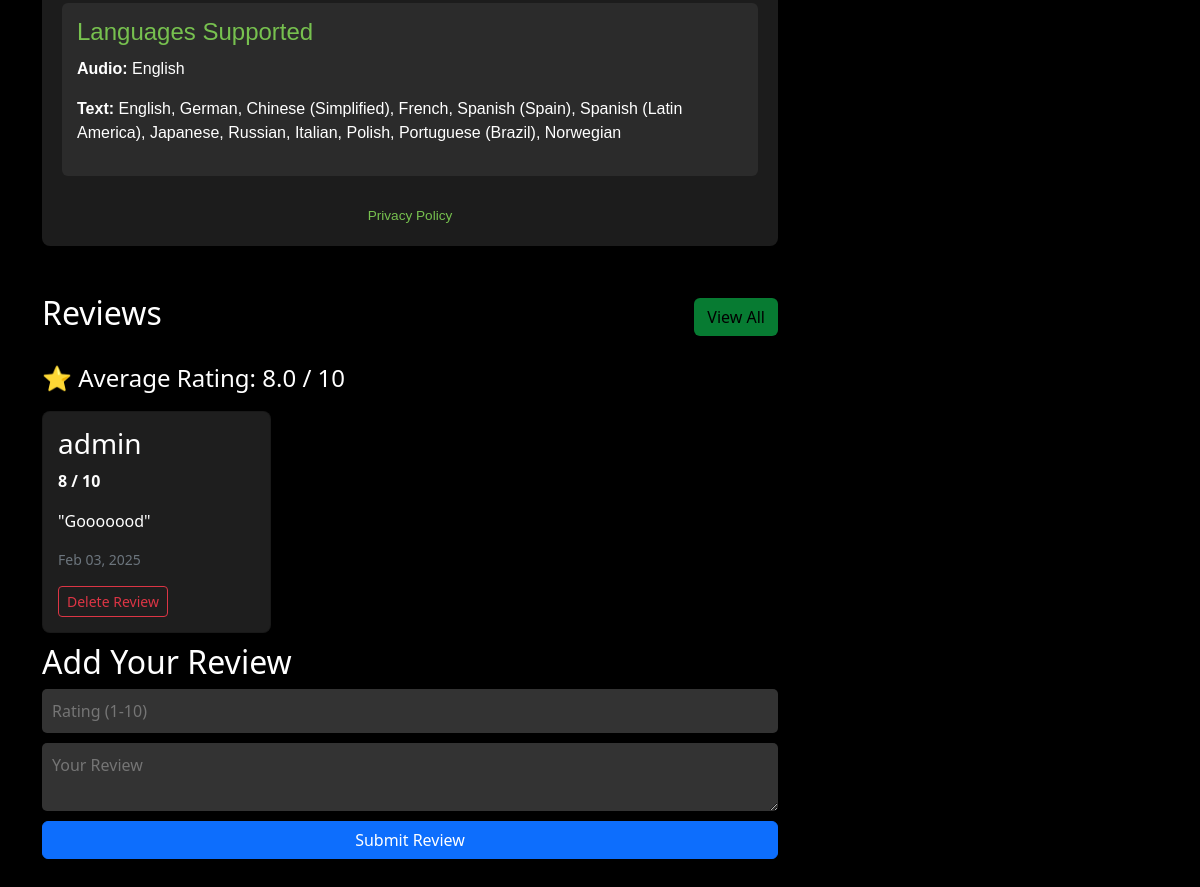
/game_detail/13 (lower part), run on an earlier commit of the app's database.
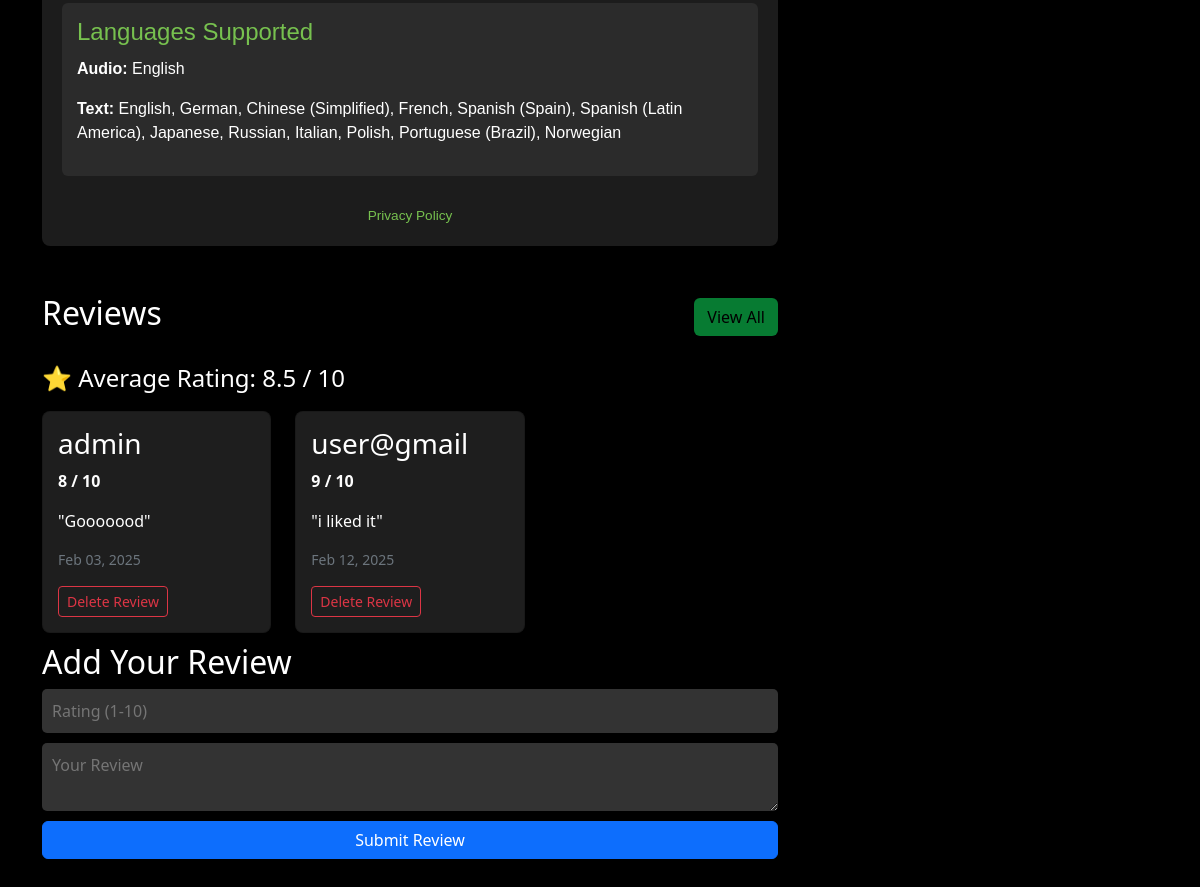
And on a later commit of the database.
### app/models.py (models this page shows, shortened)
class Review(models.Model):
    user = models.ForeignKey(User, on_delete=models.CASCADE)
    game = models.ForeignKey(Game, on_delete=models.CASCADE, related_name="reviews")
    comment = models.TextField()
    rating = models.PositiveSmallIntegerField()
    created_at = models.DateTimeField(auto_now_add=True)

### app/views.py (the view)
# urls.py: path('game_detail/<id>',views.game_details,name="game_detail"),
def game_details(req,id):
    game = Game.objects.get(pk=id)
    try:
        requ=GameRequirement.objects.get(game=game)
    except GameRequirement.DoesNotExist:
        requ=None
    try:
        review = Review.objects.filter(game=game)
    except Review.DoesNotExist:
        review = None
    reviews = Review.objects.filter(game=game)
    total_reviews = reviews.count()
    average_rating = reviews.aggregate(Avg('rating'))['rating__avg'] or 0
    my_review = Review.objects.filter(game=game, user=req.user).first() if req.user.is_authenticated else None
    context = {
        'game': game,
        'requ': requ,
        'reviews': reviews,
        'my_review': my_review,
        'total_reviews': total_reviews,
        'average_rating': round(average_rating, 1),
    }
    return render(req, 'admin/game_details.html', context)

### templates/admin/game_details.html (shortened to what this page needs)
<!DOCTYPE html>
<html lang="en">
<head>
    <link rel="stylesheet" href="https://cdnjs.cloudflare.com/ajax/libs/font-awesome/6.5.1/css/all.min.css">
    <link rel="stylesheet" href="https://unpkg.com/aos@next/dist/aos.css" />
    <link href="https://cdn.jsdelivr.net/npm/bootstrap@5.3.3/dist/css/bootstrap.min.css" rel="stylesheet">
</head>
<body>
      <div class="container py-5 mt-5">
        <div class="row">
          <div class="col-md-8">
            <div class="system-requirements mt-5">
              <div class="requirements-container">
                <div class="language-support">
                  <h4>Languages Supported</h4>
                  <p><strong>Audio:</strong> English</p>
                  <p>
                    <strong>Text:</strong> English, German, Chinese (Simplified), French, Spanish (Spain), Spanish (Latin America), Japanese, Russian, Italian, Polish, Portuguese (Brazil), Norwegian
                  </p>
                </div>
                <div class="footer-note">
                  <a href="#" class="privacy-link">Privacy Policy</a>
                </div>
              </div>
            </div>
          </div>
          <div class="col-md-4">
            </div>
            <div class="col-md-8 mt-5">
              <div class="row align-items-center mb-4">
                <div class="col">
                  <h2>Reviews</h2>
                </div>
                <div class="col-auto">
                  <a href="../admin_view_review/{{ game.id }}" class="btn custom-button">View All</a>
                </div>
              </div>
              {% if total_reviews > 0 %}
              <h4>⭐ Average Rating: {{ average_rating }} / 10</h4>
            {% endif %}
              <div class="row">
                {% for review in reviews %}
                <div class="col-md-4">
                  <div class="card">
                    <h3 class="text-white">{{ review.user }}</h3>
                    <p class="rating">{{ review.rating }} / 10</p>
                    <p class="text-white">"{{ review.comment }}"</p>
                    <small class="text-secondary d-block text-left">
                      {{ review.created_at|date:"M d, Y" }}
                    </small>
                    <form method="post" class="mt-3" action="../delete_review_admin/{{ review.id }}">
                      <button type="submit" class="btn btn-outline-danger btn-sm">
                        Delete Review
                      </button>
                    </form>
                  </div>
                </div>
                {% endfor %}
              </div>
              <h2>Add Your Review</h2>
              <form class="review-form" action="../admin_add_review/{{ game.id }}" method="POST">
                <input type="number" name="rating" placeholder="Rating (1-10)" required min="1" max="10"  oninput="if(this.value > 10) this.value = 10; else if(this.value < 1) this.value = 1;">
                <textarea placeholder="Your Review" name="comment" required></textarea>
                {% if my_review %}
                  <button type="submit" class="btn btn-secondary" disabled>You already reviewed</button>
                {% else %}
                  <button type="submit" class="btn btn-primary">Submit Review</button>
                {% endif %}
              </form>
            </div>
          </div>
        </div>
</body>
</html>

What changed in the data, as far as the page shows it:
added Review: user "user@gmail", rating "9", comment "i liked it", created_at "Feb 12, 2025"
Also different on the page:
{{ average_rating }}: "8.0" → "8.5"
